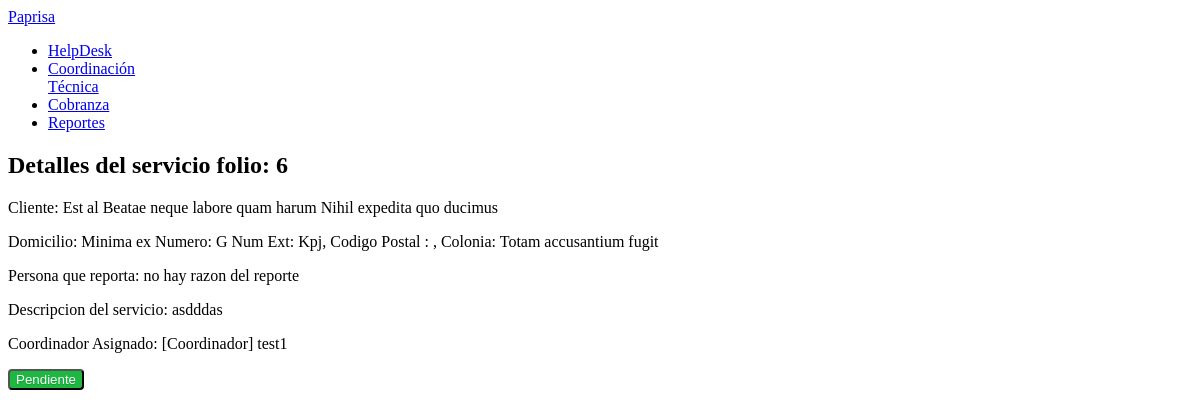
Page /helpdesk/ServicioDetails/6 (signed in) on the committed database.
### helpdesk/models.py (models this page shows, shortened)
class Servicio(models.Model):
    cliente = models.ForeignKey(Cliente, related_name='+')
    folio= models.IntegerField()
    reporta = models.CharField(max_length = 256)
    descripcion = models.TextField()
    status = models.ForeignKey(StatusServicio, related_name='+')
    observaciones = models.TextField(blank = True, null = True)
    coordinador = models.ForeignKey(Empleado, limit_choices_to={'etype': '2'}, blank= True, null = True)
    tecnico = models.ForeignKey(Empleado, limit_choices_to={'etype': '3'}, related_name = 'assigned_to', blank = True, null = True)
    ordenImpresa = models.FileField(upload_to='servicios/%Y/%m/%d', blank = True, null = True)
    user = models.ForeignKey(settings.AUTH_USER_MODEL)
    dateAdded = models.DateTimeField(auto_now_add=True)
    fechaTermino = models.DateField(blank = True, null = True)

class Cliente(models.Model):
    TIPOPERSONA_CHOICE = (('1', 'Persona Moral'),('2', 'Persona Fisica'),('3', 'Persona Fisica con Ac. Empresarial'),)
    codigo = models.CharField(max_length=10)
    tipo = models.CharField(max_length=1, choices=TIPOPERSONA_CHOICE, default='2')
    nombre = models.CharField(max_length = 40)
    segundoNombre = models.CharField(max_length= 40, blank=True, null = True)
    apellidop = models.CharField(max_length = 40)
    apellidom = models.CharField(max_length = 40)
    rfc = models.CharField(max_length=13)
    calle = models.CharField(max_length=40)
    callead = models.CharField(max_length=40)
    numero = models.CharField(max_length=10)
    numext = models.CharField(max_length=10)
    codigopostal = models.CharField(max_length=5)
    colonia = models.CharField(max_length=40)
    estado = models.ForeignKey(Estados, related_name='+')
    localidad = models.ForeignKey(Localidades, related_name='+')
    user = models.ForeignKey(settings.AUTH_USER_MODEL)
    dateAdded = models.DateField(("Date"), auto_now_add=True)
    def __unicode__(self):
        return '%s %s %s' % (self.nombre, self.apellidop, self.apellidom)

class Empleado(models.Model):
    TIPO_EMPLEADO = (('0','SuperUser'),('1','Operador'),('2','Coordinador'),('3','Tecnico'),('4','Cobranza'))
    etype = models.CharField(max_length=1, choices=TIPO_EMPLEADO, default='1')
    name = models.CharField(max_length = 120)
    user = models.OneToOneField(settings.AUTH_USER_MODEL)
    sucursal = models.ForeignKey(Sucursal, blank= True, null = True)
    def __unicode__(self):
        return ('[%s] %s') % (self.get_etype_display(), self.user)

class StatusServicio(models.Model):
    title = models.CharField(max_length=25)
    def __unicode__(self):
        return self.title

### helpdesk/views.py (the view)
# urls.py: url(r'^helpdesk/ServicioDetails/(?P<pk>[\w]+)$', ServicioDetailView.as_view(), name='ServicioDetailIndex'),
class ServicioDetailView(DetailView):
    model = Servicio
    context_object_name = 'servicio'
    def get_template_names(self):
        return 'servicio_details.html'
    def get_context_data(self, **kwargs):
        context = super(ServicioDetailView, self).get_context_data(**kwargs)
        populateContext(self.request, context)
        return context

### helpdesk/views.py (called while the page is built)
def populateContext(request, context):
    context['authenticated'] = request.user.is_authenticated()
    if context['authenticated'] == True:
        context['username'] = request.user.username
        context['user'] = request.user

### helpdesk/templates/servicio_details.html
{% extends "base.html" %}
{% block content %}
<div class="content">
<h2 class="content-subhead">Detalles del servicio folio: {{servicio.folio}}</h2>
<p>Cliente: {{servicio.cliente}}</p>
<p>Domicilio: {{servicio.cliente.calle}} Numero: {{servicio.cliente.numero}} Num Ext: {{servicio.cliente.numext}}, Codigo Postal : {{servicio.cliente.codigopostal}}, Colonia: {{servicio.cliente.colonia}} </p>
<p>Persona que reporta: {{servicio.reporta}}</p>
<p>Descripcion del servicio: {{servicio.descripcion}}</p>
<p>Coordinador Asignado: {{servicio.coordinador}}</p>
<button class="button-success pure-button">{{servicio.status}}</button>
</div>
{% endblock %}

### helpdesk/templates/head.html (style rules this page uses)
.button-success, .button-error, .button-warning, .button-secondary { color: white; border-radius: 4px; text-shadow: 0 1px 1px rgba(0, 0, 0, 0.2); }
.button-success { background: rgb(28, 184, 65); }

### rows in the picture
Servicio: folio "6", cliente "Est al Beatae neque labore quam harum Nihil expedita quo ducimus", cliente.calle "Minima ex", cliente.numero "G", cliente.numext "Kpj", cliente.colonia "Totam accusantium fugit", reporta "no hay razon del reporte", descripcion "asdddas", coordinador "[Coordinador] test1", status "Pendiente"
